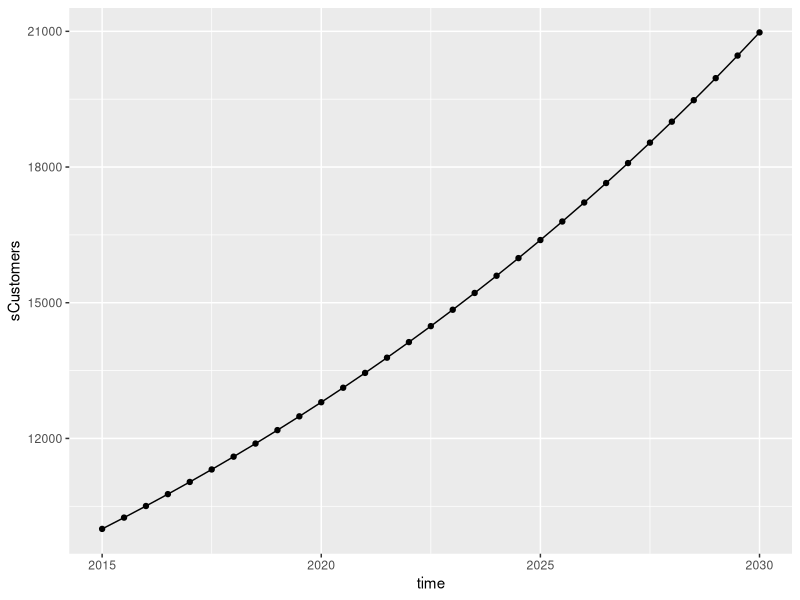

Write R code to recreate this figure. (Note: this script raises an error after producing the figure.)
# File:    Customers.R
# Author:  Jim Duggan
# Summary: One-stock example of customers , with fraction increases/descreases

library(deSolve)
library(ggplot2)

# Setup simulation times and time step
START<-2015; FINISH<-2030; STEP<-0.5

# Create time vector
simtime <- seq(START, FINISH, by=STEP)

# Create stock and auxs
stocks  <- c(sCustomers=10000)
auxs    <- c(aGrowthFraction=0.08, aDeclineFraction=0.03)


# The Model function, takes 3 arguments from ode()
model <- function(time, stocks, auxs){
  with(as.list(c(stocks, auxs)),{
    
    # The inflow equation
    fRecruits <- sCustomers*aGrowthFraction
    
    # The outflow equation
    fLosses <- sCustomers*aDeclineFraction
    
    # The stock equation
    dC_dt <- fRecruits - fLosses
    
    # All the results for the time step
    ans <- list(c(dC_dt),
                Recruits=fRecruits, 
                Losses=fLosses,
                NetFlow=dC_dt,
                GF=aGrowthFraction,
                DF=aDeclineFraction)
  })
}


# Run simulation
o<-data.frame(ode(y=stocks, times=simtime, func = model, 
                  parms=auxs, method='euler'))

# Plot results
qplot(x=time,y=sCustomers,data=o) + geom_line()





######### 
## HF model from alonge

# Setup simulation times and time step
START<-0; FINISH<-75; STEP<-1

# Create time vector
simtime <- seq(START, FINISH, by=STEP)

stocks <- c(R = 0, Q = 0, V = -.25)
auxs   <- c(rR = 0.3, rRQ = 0.2, rQ = 0.3, rV = 0.1)

L <- function(x) { (1-exp(-2*x))/(1+exp(02*x))  }

# The Model function, takes 3 arguments from ode()
model2 <- function(time, stocks, auxs){
  with(as.list(c(stocks, auxs)),{

    dR_dt <- rR*L(V) - rRQ*R
    dQ_dt <- rRQ*R - rQ*L(V)
    dV_dt <- rV*L(Q) # need to delay quality somehow! (look up dede)
    
    # All the results for the time step
    ans <- list(c(dR_dt,dQ_dt,dV_dt))
  })
}
o2<-data.frame(ode(y=stocks, times=simtime, func = model2, 
                  parms=auxs))

o2 <- data.table(melt(o2, id = 'time'))

ggplot(o2, aes(x=time,y=value,color=variable)) + geom_line()



####
# LAGS
## the derivative function
derivs <- function(t, y, parms) {
  if (t < 1)
    dy <- -1
  else
    dy <- - lagvalue(t - 1)
  list(c(dy))
}

## initial values and times
yinit <- 1
times <- seq(0, 30, 0.1)

## solve the model
yout <- dede(y = yinit, times = times, func = derivs, parms = NULL)


## display, plot results
plot(yout, type = "l", lwd = 2, main = "dy/dt = -y(t-1)")




######### 
## HF model from alonge, but add lag delay in quality

# Setup simulation times and time step
START<-0; FINISH<-200; STEP<-1

# Create time vector
simtime <- seq(START, FINISH, by=STEP)

stocks <- c(R = 0, Q  = 0, V = -0.5)
auxs   <- c(rR = 0.3, rRQ = 0.2, rQ = 0.3, rV = 0.1, delay = 3)

L <- function(x) { (1-exp(-2*x))/(1+exp(02*x))  }

# The Model function, takes 3 arguments from ode()
model3 <- function(time, stocks, auxs){
  with(as.list(c(stocks, auxs)),{
    
    if (time >= delay)
      QQ <- lagvalue(time - delay, 2)
    else
      QQ <- lagvalue(1,2)
    
    dR_dt <- rR*L(V) - rRQ*R
    dQ_dt <- rRQ*R - rQ*L(V)
    dV_dt <- rV*L(QQ) # need to delay quality somehow! (look up dede)
    
    # All the results for the time step
    ans <- list(c(dR_dt,dQ_dt,dV_dt))
  })
}
o3<-data.frame(dede(y=stocks, times=simtime, func = model3, 
                   parms=auxs))

o3 <- data.table(melt(o3, id = 'time'))

ggplot(o3, aes(x=time,y=value,color=variable)) + geom_line()






######### 
## HF model from alonge, full with gaming for complete replication. 

# Setup simulation times and time step
START<-0; FINISH<-200; STEP<-1

# Create time vector
simtime <- seq(START, FINISH, by=STEP)

stocks <- c(R = 0, Q  = 0, V = -0.5)
auxs   <- c(rR        = 0.3, 
            rRQ       = 0.2,
            rQ        = 0.3, 
            rV        = 0.1, 
            Qdelay    = 3,
            Vdelay    = 1,
            P4Pfactor = 0,
            G_0       = 0,
            M_0       = 0)

L <- function(x) { (1-exp(-2*x))/(1+exp(-2*x))  }


# The Model function, takes 3 arguments from ode()
model4 <- function(time, stocks, auxs){
  with(as.list(c(stocks, auxs)),{
   
    if (time >= Qdelay)
      Qdelay <- lagvalue(time - Qdelay, 2)
    else
      Qdelay <- lagvalue(1,2)
    
    if (time >= Vdelay)
      Vdelay <- lagvalue(time - Vdelay, 3)
    else
      Vdelay <- lagvalue(1,2)
    
    # dependent variables
    P4P <- P4Pfactor * L(Vdelay) # add delay here
    G   <- G_0 + 1.1^P4P - 1
    M   <- M_0 + P4P - G

    # differential equations
    dR_dt <- rR*L(V) - rRQ*R*1.3^M + P4P
    
    if(V>0)
      dQ_dt <- rRQ*R*1.3^M - rQ*L(V)*(1.1^G)/(1.3^M)
    else 
      dQ_dt <- rRQ*R*1.3^M - rQ*L(V)*(1.3^G)/(1.1^M)
    
    if(Qdelay>0)
      dV_dt <- rV*L(Qdelay)*1.3^M
    else 
      dV_dt <- rV*L(Qdelay)/1.3^M
    
    # All the results for the time step
    ans <- list(c(dR_dt,dQ_dt,dV_dt))
  })
}

o4 <- data.frame(dede(y=stocks, times=simtime, func = model4,  parms=auxs))
o4 <- data.table(melt(o4, id = 'time'))

ggplot(o4[variable!='R'], aes(x=time,y=value,color=variable)) + geom_line(lwd=2) +
  ylim(-1,1) + xlim(0,100) + theme_bw() + 
  scale_color_manual(values=c("#3465eb", "#eb6134"), labels = c('Quality', "Volume"))
